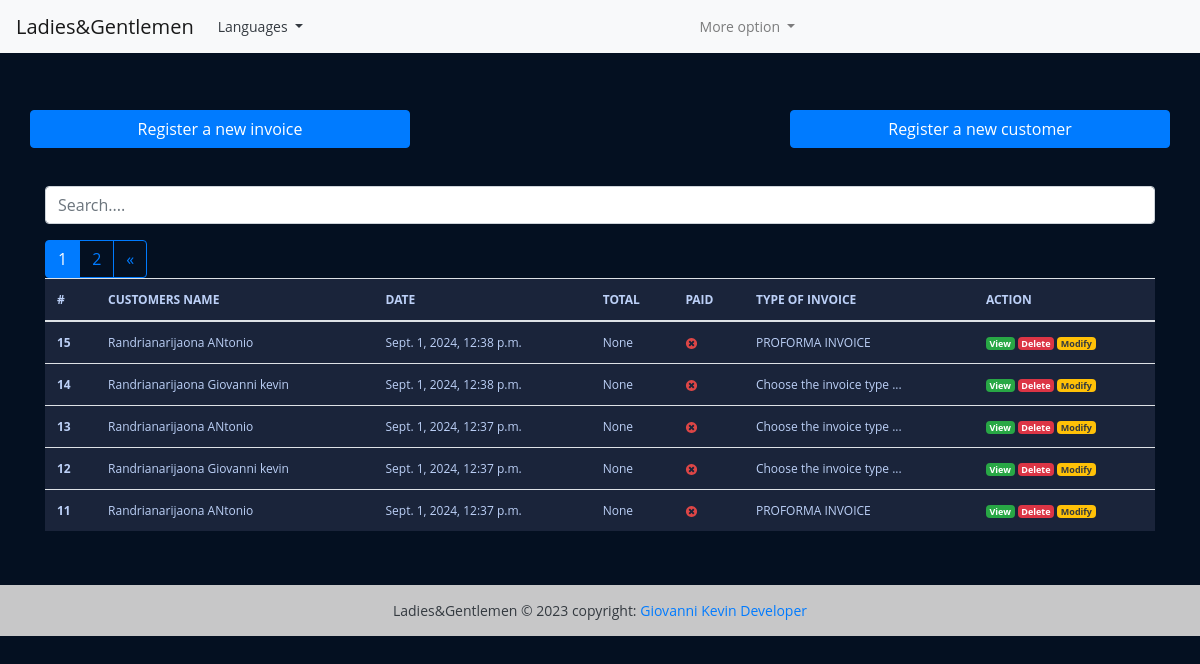
The app's page / (signed in) with its own data.
### Facture_Ladies/models.py (models this page shows, shortened)
class Invoice(models.Model):
    INVOICE_TYPE = (
        ('R', 'RECEIPT'),
        ('P', 'PROFORMA INVOICE'),
        ('I', 'INVOICE')
    )
    customer = models.ForeignKey(Customer, on_delete=models.PROTECT)
    save_by = models.ForeignKey(User, on_delete=models.PROTECT)
    invoice_date_time = models.DateTimeField(auto_now_add=True)
    total = models.DecimalField(max_digits=10000, decimal_places=2)
    last_updated_date = models.DateTimeField(null=True, blank=True)
    paid = models.BooleanField(default=False)
    invoice_type = models.CharField(max_length=60, choices=INVOICE_TYPE)
    comments = models.TextField(null=True, max_length=1000, blank=True)
    class Meta :
        verbose_name = "Invoice"
        verbose_name_plural = "Invoices"
    @property
    def get_total(self):
        articles = self.article_set.all()
        total = sum(article.get_total for article in articles)

class Customer(models.Model):
    SEX_TYPES = (
        ('M', 'Masculin'),
        ('F', 'Feminin'),
    )
    name = models.CharField(max_length=132)
    email = models.EmailField()
    phone = models.CharField(max_length=132)
    address = models.CharField(max_length=64)
    sex = models.CharField(max_length=1 , choices=SEX_TYPES)
    age = models.CharField(max_length=12)
    city = models.CharField(max_length=32)
    zip_code = models.CharField(max_length=16)
    created_date = models.DateTimeField(auto_now_add=True)
    save_by = models.ForeignKey(User, on_delete=models.PROTECT)
    class Meta:
        verbose_name = "Customer"
        verbose_name_plural = "Customers"

class Article(models.Model):
    invoice = models.ForeignKey(Invoice, on_delete=models.CASCADE)
    name = models.CharField(max_length=32)
    quantity = models.IntegerField()
    unit_price = models.DecimalField(max_digits=1000, decimal_places=2)
    total = models.DecimalField(max_digits=1000, decimal_places=2)
    class Meta:
        verbose_name= 'Article'
        verbose_name_plural = "Articles"
    @property
    def get_total(self):
        total = self.quantity * self.unit_price
        return total

### Facture_Ladies/views.py (the view, shortened to what this page needs)
# urls.py: path('', views.HomeView.as_view(), name='home'),
class HomeView(LoginRequiredSuperuserMixim, View):
    templates_name = 'index.html'
    invoices = Invoice.objects.select_related('customer', 'save_by').all().order_by('-invoice_date_time')
    context = {
        'invoices': invoices
    }
    def get(self, request, *args, **kwags):
        items = pagination(request, self.invoices)
        self.context['invoices'] = items
        return render(request, self.templates_name, self.context)

### Facture_Ladies/utils.py (called while the page is built)
def pagination(request, invoices):
        default_page = 1
        page = request.GET.get('page', default_page)
        items_per_page = 5
        paginator = Paginator(invoices, items_per_page)
        try:
            items_page = paginator.page(page)
        except PageNotAnInteger:
            items_page = paginator.page(default_page)
        except EmptyPage:
            items_page = paginator.page(paginator.num_pages)
        return items_page

### templates/index.html (shortened to what this page needs)
{% extends "base.html" %}
{% load static %}
{% load i18n %}
{% block content %}
<br><br>
<div class="row">
   <a href="{% url 'add-invoice' %}" class="btn col-md-4 btn-primary">
      {% trans 'Register a new invoice' %}
   </a>
   <a href='#' class="col-md-4">
   </a>
   <a href="{% url 'add-customer' %}" class="btn col-md-4 btn-primary">
       {% trans ' Register a new customer' %}
   </a>
</div>
<br> <br>
<div class="form-group ">
   <input id="search" class="form-control" type="text" placeholder="Search....">
</div>
<div>
   <table class="table table-striped-columns">
      <thead>
         <tr>
            <th scope="col">#</th>
            <th scope="col">CUSTOMERS NAME</th>
            <th scope="col">DATE</th>
            <th scope="col">TOTAL</th>
            <th scope="col">PAID</th>
            <th scope="col">TYPE OF INVOICE</th>
            <th scope="col">ACTION</th>
         </tr>
      </thead>
      <tbody id="myTable">
         {% if invoices %}
         {% for facture in invoices %}
         <tr>
            <th scope="row">{{ facture.pk }}</th>
            <td>{{facture.customer.name}}</td>
            <td>{{facture.invoice_date_time}}</td>
            <td>{{ facture.get_total }}</td>
            <td>
               {% if facture.paid %}
               <img src="{% static 'images/icon-yes.svg' %}" alt="True">
               {% else %}
               <img src="{% static 'images/icon-no.svg' %}" alt="False">
               {% endif %}
            </td>
            <td>{{facture.get_invoice_type_display }}</td>
            <td>
               <a href="{% url 'view-invoice' pk=facture.pk %}" title="Detail" class="badge text-white bg-success">{% trans 'View' %}</a>
               <button id="btn-invoice-sup" type="button" data-toggle="modal" data-target="#supprimer"
                  class="badge text-white bg-danger" title="Supprimer" data-id="{{ facture.pk }}"
                  data-customer="{{facture.customer.name}}">{% trans 'Delete' %}
               </button>
               <button id="btn-invoice-mod" type="button" data-toggle="modal" title="Modifier" data-target="#modifier"
                  data-id="{{facture.pk}}" data-customer="{{facture.customer.name}}"
                  class="badge text-dark bg-warning"> {% trans 'Modify'  %}
               </button>
            </td>
         </tr>
         {% endfor %}
         {% if invoices.has_other_pages %}
         <div class="btn-group" role="group" aria-label="Item pagination">
            {% for page_number in invoices.paginator.page_range %}
               {% if invoices.number == page_number %}
                  <button class="btn btn-outline-primary active">
                     <span> {{page_number}} <span class="sr-only">(current)</span></span>
                  </button>
                  {% else %}
                     <a href="?page={{page_number}}" class="btn btn-outline-primary">
                        {{ page_number }}
                     </a>
               {% endif %}
            {% endfor %}
            {% if invoices.has_next %}
               <a href="?page={{ invoices.next_page_number }}" class="btn btn-outline-primary">&laquo;</a>
            {% endif %}
         </div>
         {% endif %}
         {% else %}
         <p class="text-center text-white">No invoice found.</p>
         {% endif %}
      </tbody>
   </table>
</div>
<br><br>
{% endblock %}

### static/style.css (style rules this page uses)
body { margin: 0; padding: 0; font: 400 .875rem 'Open Sans', sans-serif; color: #bcd0f7; background: rgb(4,16,33); position: relative; height: 100%; }
.badge { border: none; }
.table { background: #1a243a; color: #bcd0f7; font-size: .75rem; }

### records on screen
Invoice: pk "15", customer.name "Randrianarijaona ANtonio", invoice_date_time "Sept. 1, 2024, 12:38 p.m.", get_total "None", paid False (drawn), invoice_type "PROFORMA INVOICE"
Invoice: pk "14", customer.name "Randrianarijaona Giovanni kevin", invoice_date_time "Sept. 1, 2024, 12:38 p.m.", get_total "None", paid False (drawn), invoice_type "Choose the invoice type ..."
Invoice: pk "13", customer.name "Randrianarijaona ANtonio", invoice_date_time "Sept. 1, 2024, 12:37 p.m.", get_total "None", paid False (drawn), invoice_type "Choose the invoice type ..."
Invoice: pk "12", customer.name "Randrianarijaona Giovanni kevin", invoice_date_time "Sept. 1, 2024, 12:37 p.m.", get_total "None", paid False (drawn), invoice_type "Choose the invoice type ..."
Invoice: pk "11", customer.name "Randrianarijaona ANtonio", invoice_date_time "Sept. 1, 2024, 12:37 p.m.", get_total "None", paid False (drawn), invoice_type "PROFORMA INVOICE"

### other values on screen
{{ page_number }} "1"
{{ page_number }} "2"
